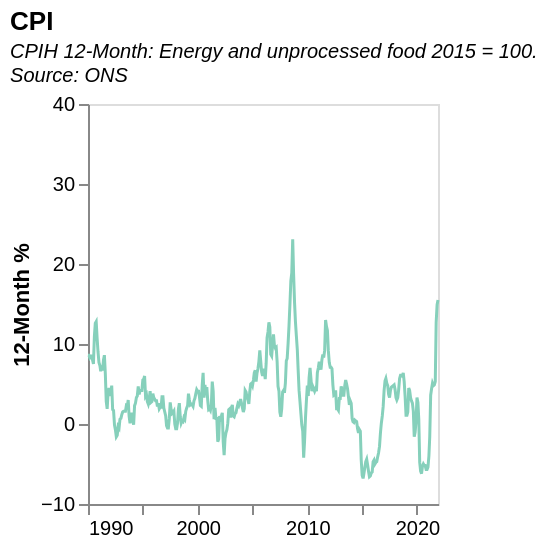

Vega-Lite specification stored for this chart:
### Vega-Lite specification from a JSON file in a GitHub repository (floating-point values rounded to 4 significant figures; data arrays with more than 128 entries replaced by an {"elided": "..."} marker saying what was removed)
{"$schema": "https://vega.github.io/schema/vega-lite/v5.json", "title": {"text": "CPI", "subtitle": ["CPIH 12-Month: Energy and unprocessed food 2015 = 100.", "Source: ONS"], "subtitleFontStyle": "italic", "subtitleFontSize": 10, "anchor": "start", "color": "black"}, "width": 175, "height": 200, "data": {"values": {"elided": "405 records"}, "format": {"parse": {"date": "date"}}}, "mark": {"type": "line", "color": "#86d0bb", "strokeWidth": 1.5, "opacity": 1}, "transform": [{"filter": "datum.year>minYear"}, {"filter": "datum.year<maxYear"}], "params": [{"name": "minYear", "value": 1989, "bind": {"input": "range", "min": 1989, "max": 2022, "step": 1, "name": "Start year:"}}, {"name": "maxYear", "value": 2022, "bind": {"input": "range", "min": 1989, "max": 2022, "step": 1, "name": "End year:"}}], "encoding": {"x": {"field": "date", "type": "temporal", "title": null, "axis": {"grid": false}}, "y": {"field": "value", "type": "quantitative", "title": "12-Month %", "axis": {"grid": false}, "scale": {"domain": [-10, 40]}}}}
